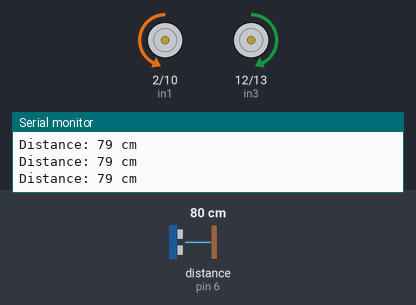
The sketch below on a simulated Arduino Uno, built with avr-gcc and run on an emulated ATmega328P. Parts: motor-driver pin pairs drawn as motors (green arrow = first pin HIGH = forward, orange = second pin HIGH = backward, longer = more drive, scaled by the enable pin), the last lines printed to the serial monitor. Wiring (inferred from the names in the program): ultrasonic range finder: trigger pin 5; echo pin 6. The inputs (shaded band) are chosen by the test bench; at power-on: distance to the obstacle (sensor on pin 6) 80 cm. The echo pulse lasts 58.3 µs per cm.

Above: at 1.2 s.
1.3 s: distance to the obstacle (sensor on pin 6) set to 24 cm
2.8 s: distance to the obstacle (sensor on pin 6) set to 19 cm
At 3.2 s:
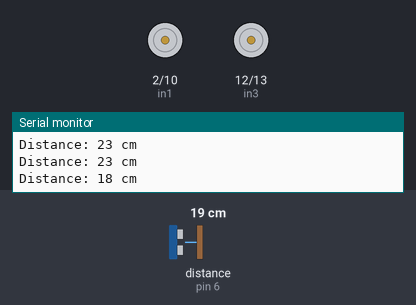
At 4.1 s:
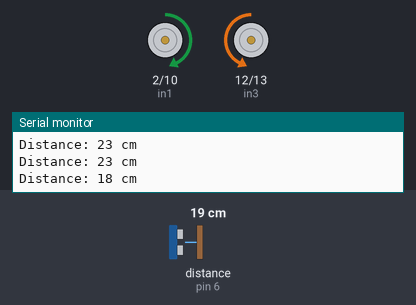
5.8 s: distance to the obstacle (sensor on pin 6) set to 35 cm
8.8 s: distance to the obstacle (sensor on pin 6) set to 2 cm
At 10.8 s:
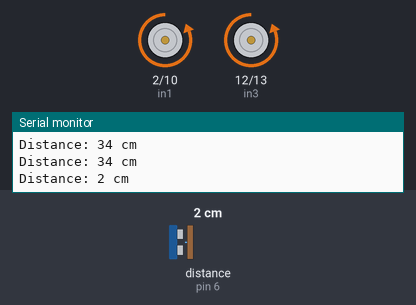
Timing chart, 0 to 12.8 s (numbered marks = the images above; inputs shaded):
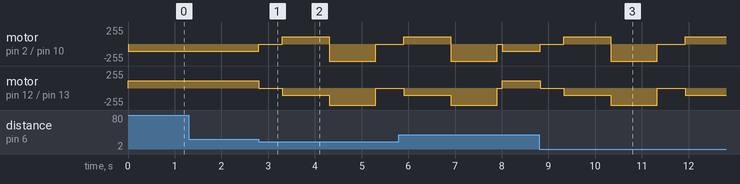

The sketch:

sketch_dec5a.ino
```cpp
// Define pins for HC-SR04
const int trigPin = 5; // Trigger pin
const int echoPin = 6; // Echo pin

// Define pins for motor control
int enB = 11;
int in3 = 12;
int in4 = 13;
//motor A
int enA = 3;
int in1 = 2;
int in2 = 10;

// Set the threshold distance in cm
const int thresholdDistance = 20; // Stop when object is closer than 20 cm

void setup() {
  // Initialize serial communication for debugging
  Serial.begin(9600);

  // Set up ultrasonic sensor pins
  pinMode(trigPin, OUTPUT);
  pinMode(echoPin, INPUT);

  // Set up motor pins
 pinMode(in1, OUTPUT);
  pinMode(in2, OUTPUT);
  pinMode(in3, OUTPUT);
  pinMode(in4, OUTPUT);
  pinMode(enA, OUTPUT);
  pinMode(enB, OUTPUT);


  // Stop motors initially
  stopMotors();
}

void loop() {
  // Measure the distance
  long distance = measureDistance();

  // Print the distance for debugging
  Serial.print("Distance: ");
  Serial.print(distance);
  Serial.println(" cm");

  // Control the robot based on distance
  if (distance > thresholdDistance) {
    moveForward();
  } else {
    stopMotors();
    delay(500); // Pause for a moment
    moveBackward();
    delay(1000); // Move backward for 1 second
    spin180();
    stopMotors();
  }

  delay(100); // Short delay before next measurement
}

void moveForward() {
    digitalWrite(in1, LOW);
    digitalWrite(in2, HIGH);
    digitalWrite(in4, LOW);
    digitalWrite(in3, HIGH);
    analogWrite(enA, 110);
    analogWrite(enB, 110);   // Motor 2 forward
}

void moveBackward() {
    digitalWrite(in1, HIGH);
    digitalWrite(in2, LOW);
    digitalWrite(in4, HIGH);
    digitalWrite(in3, LOW);
    analogWrite(enA, 110);
    analogWrite(enB, 110);
}

void stopMotors() {
    digitalWrite(in1, LOW);
    digitalWrite(in2, LOW);
    digitalWrite(in4, LOW);
    digitalWrite(in3, LOW);
    analogWrite(enA, 0);
    analogWrite(enB, 0);
}

void spin180() {
    digitalWrite(in1, LOW);
    digitalWrite(in2, HIGH);
    digitalWrite(in4, HIGH);
    digitalWrite(in3, LOW);
    analogWrite(enA, 255);
    analogWrite(enB, 255);
    delay(1000);
}

long measureDistance() {
  // Send a 10-microsecond pulse to the trigger pin
  digitalWrite(trigPin, LOW);
  delayMicroseconds(2);
  digitalWrite(trigPin, HIGH);
  delayMicroseconds(10);
  digitalWrite(trigPin, LOW);

  // Measure the duration of the echo pin signal
  long duration = pulseIn(echoPin, HIGH);

  // Calculate the distance in cm
  long distance = duration * 0.034 / 2; // Speed of sound = 343 m/s

  return distance;
}
```

Measured:
- the behaviour switches between 22 and 21 cm on distance to the obstacle (sensor on pin 6) (found by bisection; images 0 and 1)
- after the input at 2.8 s, motor on pin 2 (in1) / pin 10 (in2): backward 110/255 → stopped at once, → forward 110/255 0.50 s later, → backward 255/255 1.0 s later, → stopped 1.0 s later; motor on pin 12 (in3) / pin 13 (in4): forward 110/255 → stopped at once, → backward 110/255 0.50 s later, → backward 255/255 1.0 s later, → stopped 1.0 s later
